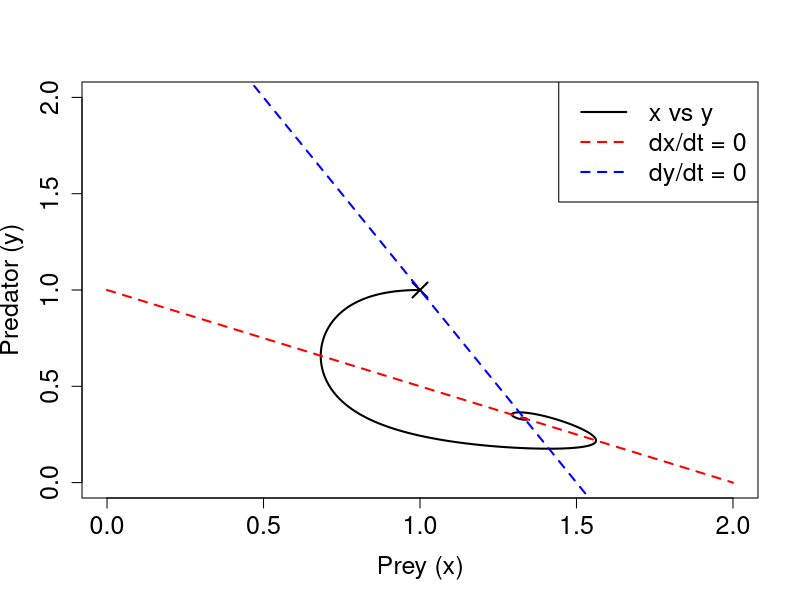
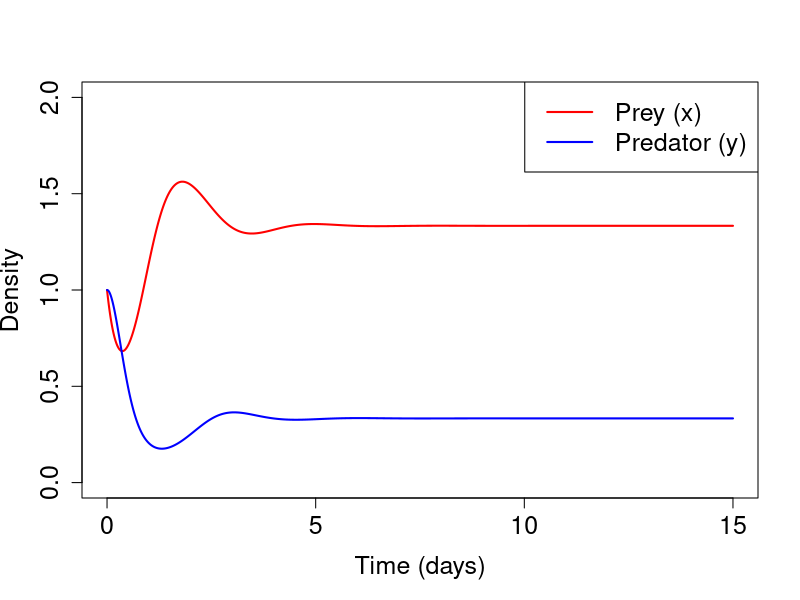

Generate these figures, in order, with R:
## ---- chunk 1
dt <- 0.001
a <- c(4, -2, -4, -6, 2, 4)
x1 <- 1
y1 <- 1
nmax <- 15001

x <- rep(0, nmax)
y <- rep(0, nmax)
x[1] <- x1
y[1] <- y1
for (n in 1:(nmax-1)) {
  x[n+1] <- x[n] + dt * (x[n] * (a[1] + a[2] * x[n] + a[3] * y[n]))
  y[n+1] <- y[n] + dt * (y[n] * (a[4] + a[5] * y[n] + a[6] * x[n]))
}
## ---- chunk 2
#| fig-asp: 1

plot(x, y, type = "l", lwd = 2,
     xlab = "Prey (x)", ylab = "Predator (y)",
     cex.lab = 1.5, cex.axis = 1.5,
     xlim = c(0, 2), ylim = c(0, 2))
x.nc <- seq(0, 2, length.out = 100)
points(x1, y1, pch = 4, lwd = 2, cex = 2)
lines(x.nc, -(a[1] + a[2] * x.nc) / a[3], lwd = 2, lty = 2, col = "red")
lines(x.nc, -(a[4] + a[6] * x.nc) / a[5], lwd = 2, lty = 2, col = "blue")
legend("topright", legend = c("x vs y","dx/dt = 0", "dy/dt = 0"),
       col = c("black","red", "blue"), lwd = 2, lty = c(1, 2, 2), cex = 1.5)
## ---- chunk 3
plot(seq(0, 15, by = dt), x, type = "l", lwd = 2, col = "red",
     xlab = "Time (days)", ylab = "Density",
     cex.lab = 1.5, cex.axis = 1.5,
     xlim = c(0, 15), ylim = c(0, 2))
lines(seq(0, 15, by = dt), y, lwd = 2, col = "blue")
legend("topright", legend = c("Prey (x)", "Predator (y)"),
       col = c("red", "blue"), lwd = 2, cex = 1.5)
## ---- chunk 4
forward <- function(dt, a, x1, y1, nmax) {
  x <- rep(0, nmax)
  y <- rep(0, nmax)
  x[1] <- x1
  y[1] <- y1
  for (n in 1:(nmax-1)) {
    x[n+1] <- x[n] + dt * (x[n] * (a[1] + a[2] * x[n] + a[3] * y[n]))
    y[n+1] <- y[n] + dt * (y[n] * (a[4] + a[5] * y[n] + a[6] * x[n]))
  }
  list(x = x, y = y)
}

adjoint <- function(dt, a, x, y) {
  nmax <- length(x)
  aa <- rep(0, length(a))
  ax <- rep(0, nmax)
  ay <- rep(0, nmax)
  for (n in (nmax-1):1) {
    aa[6] <- aa[6] + dt * x[n] * y[n] * ay[n+1]
    aa[5] <- aa[5] + dt * y[n] * y[n] * ay[n+1]
    aa[4] <- aa[4] + dt * y[n] * ay[n+1]
    ax[n] <- ax[n] + dt * a[6] * y[n] * ay[n+1]
    ay[n] <- ay[n] + dt * a[5] * y[n] * ay[n+1]
    ay[n] <- ay[n]  + (1 + dt * (a[4] + a[5] * y[n] + a[6] * x[n])) * ay[n+1]
    aa[3] <- aa[3] + dt * y[n] * x[n] * ax[n+1]
    aa[2] <- aa[2] + dt * x[n] * x[n] * ax[n+1]
    aa[1] <- aa[1] + dt * x[n] * ax[n+1]
    ay[n] <- ay[n] + dt * a[3] * x[n] * ax[n+1]
    ax[n] <- ax[n] + dt * a[2] * x[n] * ax[n+1]
    ax[n] <- ax[n] + (1 + dt * (a[1] + a[2] * x[n] + a[3] * y[n])) * ax[n+1]
  }
  c(a, ax[1], ay[2])
}
## ---- chunk 5
calc.cost <- function(xf, yf, xo, yo) {
  0.5 * (sum((xf- xo)^2 + (yf - yo)^2)) 
}

fn <- function(par, ...){
  xf <- par[7]
  yf <- par[8]
  calc.cost(xf, yf, xo, yo)
}

gr <- function(par, ...) {
  
}

assimilate <- function(dt, lr, itermax, a, x1, y1, nmax, xo, yo, step.obs) {
  ahist <- matrix(0, nrow = length(a), ncol = itermax)
  xhist <- rep(0, itermax)
  yhist <- rep(0, itermax)
  cost <- rep(0, itermax)
  for (j in 1:itermax) {
    forward.result <- forward(dt, a, x1, y1, nmax)
    xf <- forward.result$x[step.obs]
    yf <- forward.result$y[step.obs]
    adjoint.result <- adjoint(dt, a, xf, yf)
#    bfgs.result <- bfgs(
#      
#    )
    aa <- adjoint.result[1:6]
    ax <- adjoint.result[7]
    ay <- adjoint.result[8]
    for (i in 1:length(a)) {
      a[i] <- a[i] - lr * aa[i]
    }
    ahist[, j] <- a
    x1 <- x1 - lr * ax
    y1 <- y1 - lr * ay
    xhist[j] <- x1
    yhist[j] <- y1
    cost[j] <- calc.cost(xf, yf, xo, yo)  
  }
  list(aa = ahist, xa = xhist, ya = yhist, cost = cost)
}
## ---- chunk 6
nmax <- 501
dt <- 0.001
a <- c(4, -2, -4, -6, 2, 4)
x1 <- 1
y1 <- 1
forward.result <- forward(dt, a, x1, y1, nmax)
xt <- forward.result$x
yt <- forward.result$y
## ---- chunk 7
xo <- xt[seq(2, nmax, by = 2)]
yo <- yt[seq(2, nmax, by = 2)]
## ---- chunk 8
lr <- 0.01
a <- c(1, 0, 0, -1, 0, 0)
x1 <- 2
y1 <- 2
itermax <- 10
step.obs <- seq(2, nmax, by = 2)
assimilate.result <- assimilate(dt, lr, itermax, a, x1, y1, nmax, xo, yo, step.obs)
ahist <- assimilate.result$aa
xhist <- assimilate.result$xa
yhist <- assimilate.result$ya
cost <- assimilate.result$cost
print(ahist[, itermax])
print(xhist)
print(yhist)
print(cost)
